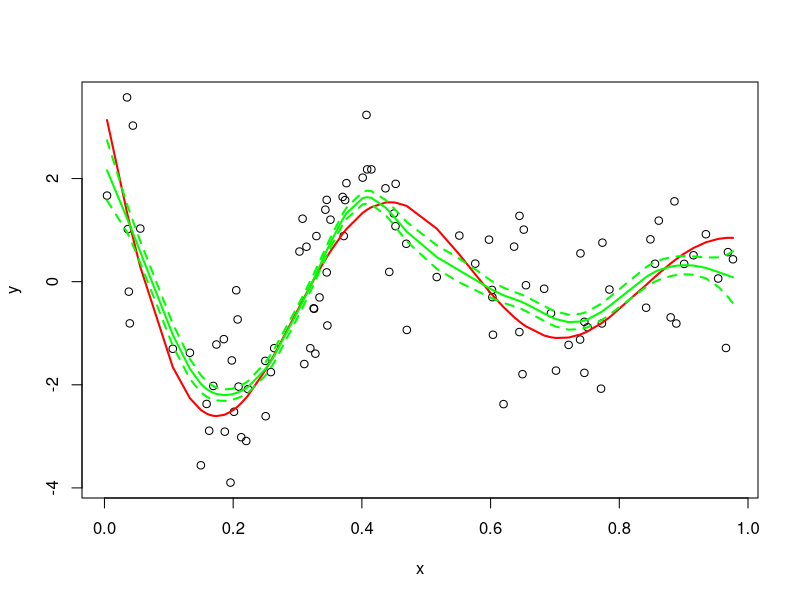
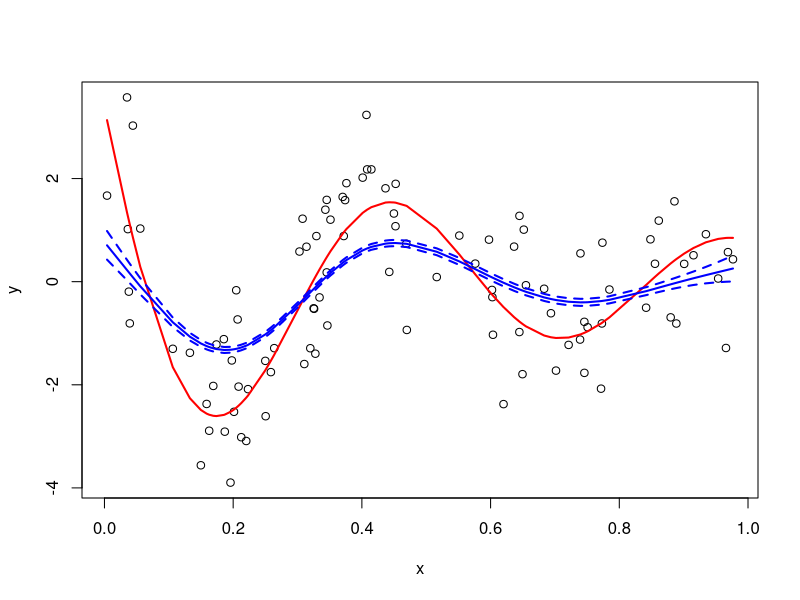
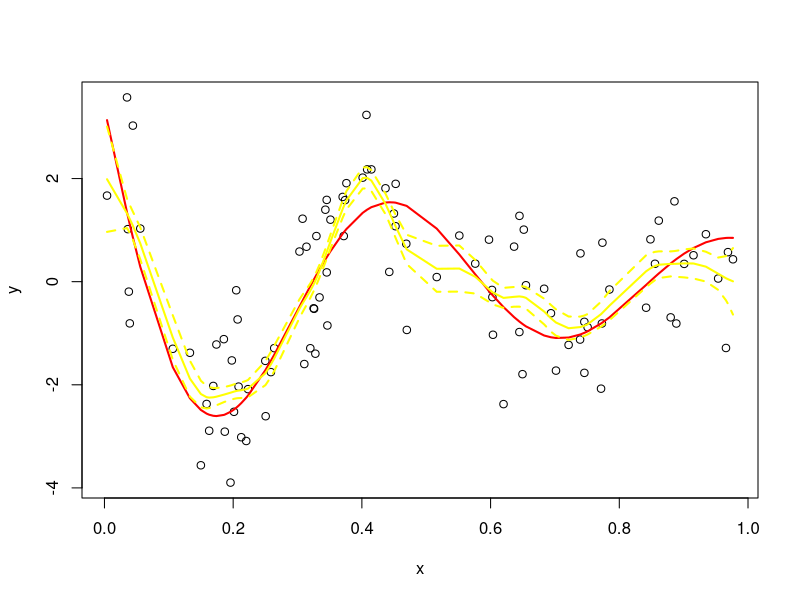
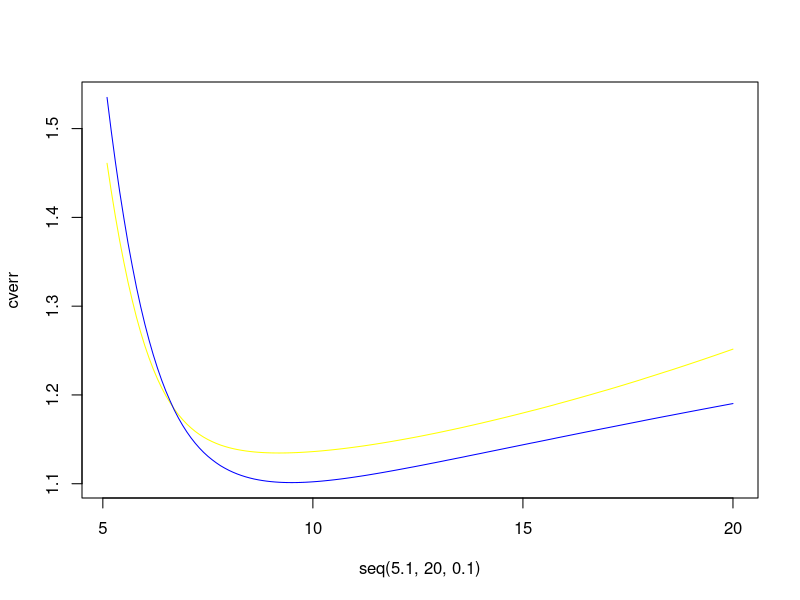

Write R code to recreate these figures, in order.
se=function(x,df)
{
  std=vector()
  y=rep(0,times=100)
  for (i in 1:100)
  {
    y[i]=1
    z=smooth.spline(x=x,y=y,df=df)
    std=c(std,t(z$y)%*%z$y)
    y[i]=0
  }
  std
}
x=runif(100,0,1)
x=sort(x)
y0=sin(12*(x+0.2))/(x+0.2)
y=y0+rnorm(100,0,1)
obj1=smooth.spline(x,y,cv=TRUE)
plot(x,y)
lines(x,y0,col="red",lwd=2)
lines(obj1,col="green",lwd=2)
lines(x,obj1$y+2*se(x,obj1$df),col='green',lty=2,lwd=2)
lines(x,obj1$y-2*se(x,obj1$df),col='green',lty=2,lwd=2)
plot(x,y)
lines(x,y0,col="red",lwd=2)
obj2=smooth.spline(x,y,df =5)
lines(obj2,col="blue",lwd=2)
lines(x,obj2$y+2*se(x,obj2$df),col='blue',lty=2,lwd=2)
lines(x,obj2$y-2*se(x,obj2$df),col='blue',lty=2,lwd=2)
plot(x,y)
lines(x,y0,col="red",lwd=2)
obj3=smooth.spline(x,y,df =15)
lines(obj3,col="yellow",lwd=2)
lines(x,obj3$y+2*se(x,obj3$df),col='yellow',lty=2,lwd=2)
lines(x,obj3$y-2*se(x,obj3$df),col='yellow',lty=2,lwd=2)
cverr=vector()
epeerr=vector()
for (i in seq(5.1,20,0.1))
{
    obj4=smooth.spline(x,y,df=i)
    cverr=c(cverr,obj4$cv.crit)
    epeerr=c(epeerr,t(obj4$y-y0)%*%(obj4$y-y0))
}
ylim=range(c(cverr,(epeerr/100+1)))
plot(seq(5.1,20,0.1),cverr,type= "l",col='yellow', ylim = ylim)
lines(seq(5.1,20,0.1),(epeerr/100+1),type = "l",col='blue')

